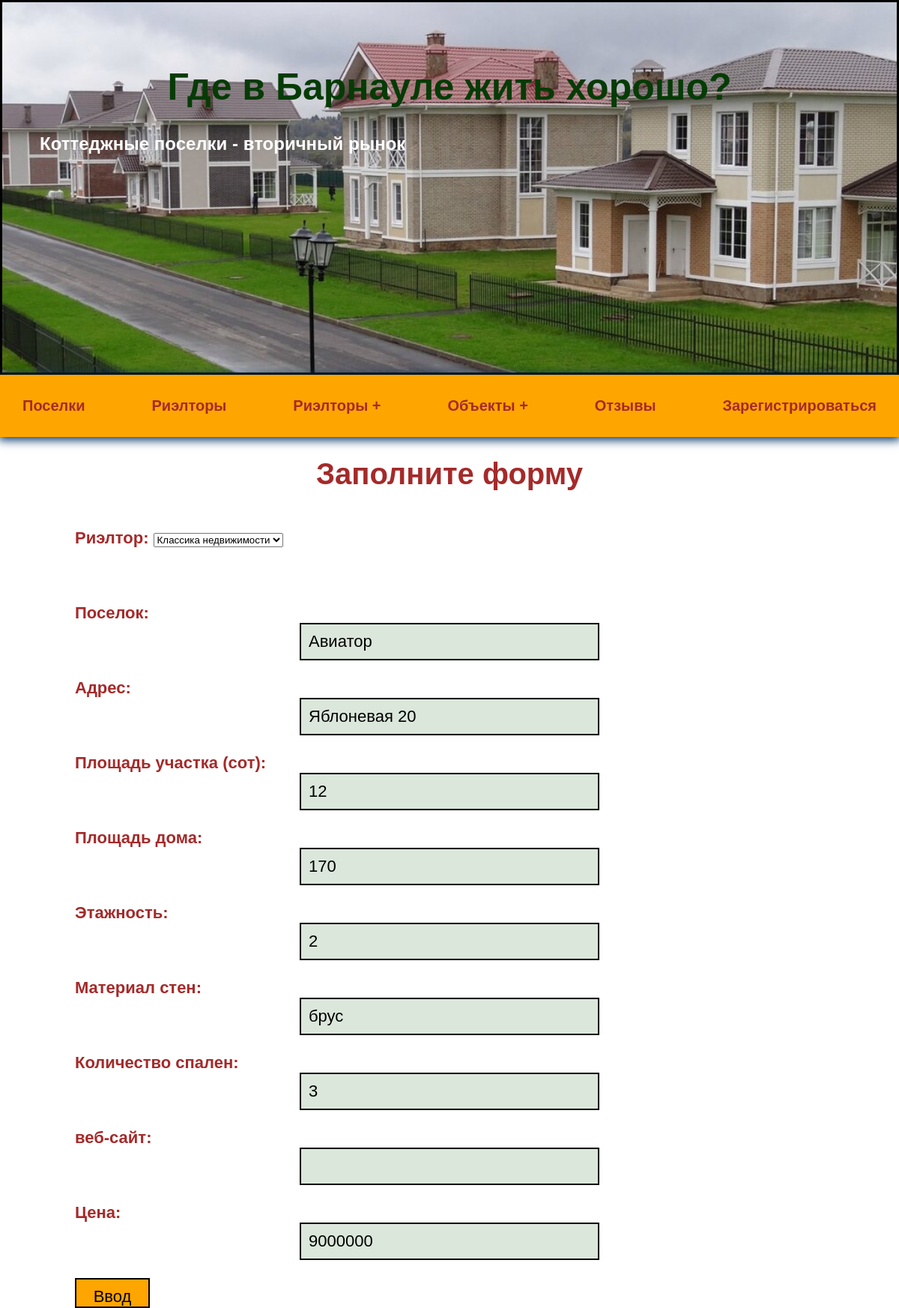
Page /realtors/update_cottage/41/ on the earlier database version.
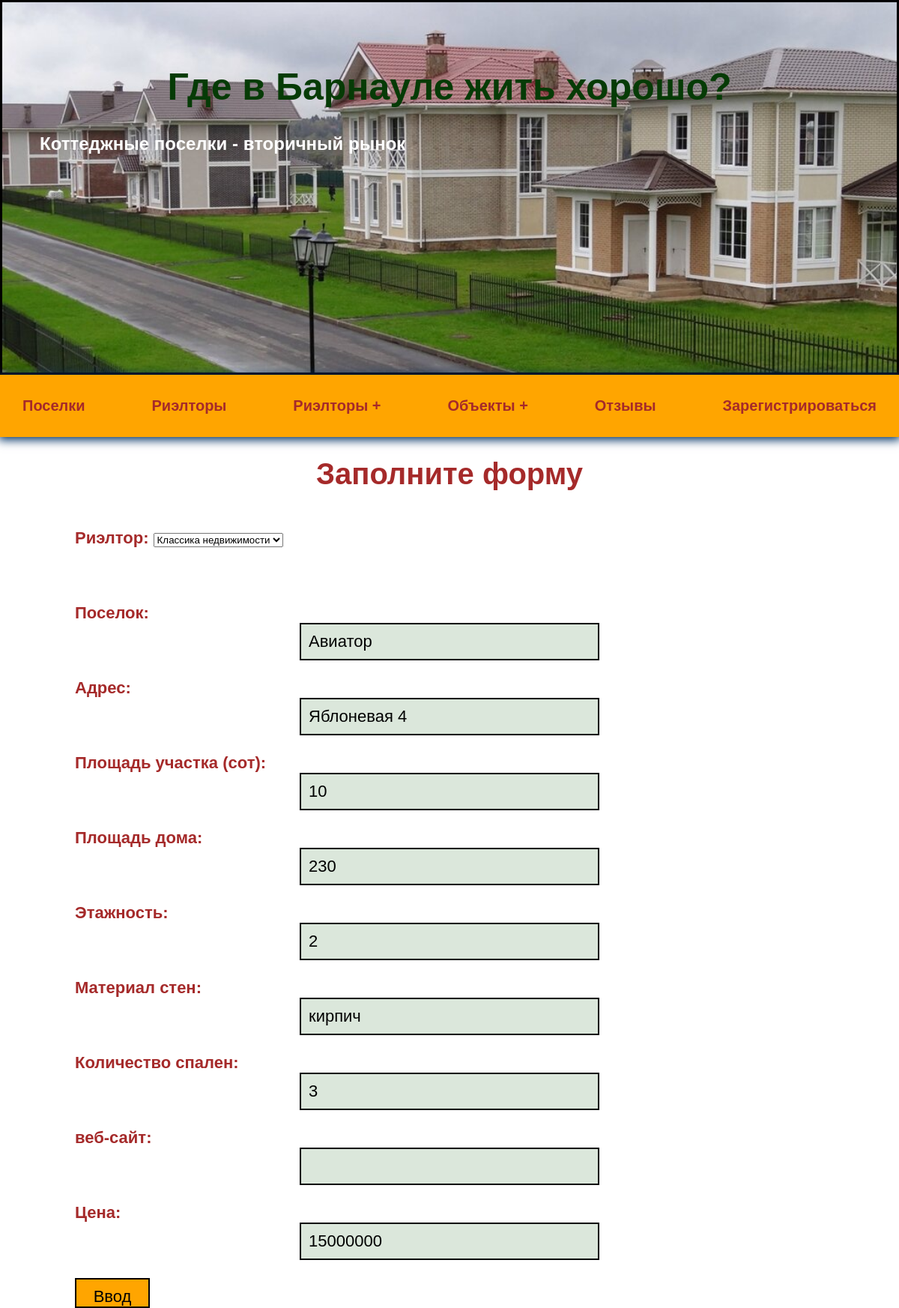
Same page on the later database version.
### realtors/models.py (models this page shows, shortened)
class Cottage(models.Model):
    rlt = models.ForeignKey(Realtor, on_delete=models.CASCADE)
    village = models.CharField(max_length=100)
    adress = models.CharField(max_length=200)
    land_area = models.IntegerField(default=0)
    house_area = models.IntegerField(default=0)
    floors = models.IntegerField(default=1)
    walls = models.CharField(max_length=100)
    bedrooms = models.IntegerField(default=1)
    web_site = models.CharField(max_length=200, blank=True)
    price = models.IntegerField(default=0)

### realtors/views.py (the view)
# urls.py: path('update_cottage/<str:pk>/', views.update_cottage, name="update_cottage"),
def update_cottage(request,pk):
    cottage = Cottage.objects.get(id=pk)
    form = CottageForm(instance=cottage)
    if request.method == "POST":
        form = CottageForm(request.POST,instance=cottage)
        print(form)
        if form.is_valid():
            form.save()
            return redirect('realtor', pk=cottage.rlt.id)
    context = {'form': form,
               'cottage': cottage}
    return render(request, 'realtors/form-cottage.html', context)

### realtors/forms.py
class CottageForm(ModelForm):
    class Meta():
        model = Cottage
        fields = ['rlt', 'village', 'adress', 'land_area', 'house_area', 'floors', 'walls', 'bedrooms', 'web_site', 'price']
        labels = {
            'rlt': 'Риэлтор',
            'village': 'Поселок',
            'adress': 'Адрес',
            'land_area': 'Площадь участка (сот)',
            'house_area': 'Площадь дома',
            'floors': 'Этажность',
            'walls': 'Материал стен',
            'bedrooms': 'Количество спален',
            'web_site': 'веб-сайт',
            'price': 'Цена'
        }

### realtors/models.py (called while the page is built)
    def __str__(self):
        return self.title

### realtors/templates/realtors/form-cottage.html (shortened to what this page needs)
{% extends 'villages/base.html' %}
{% block content %}
<h1>Заполните форму</h1>
<form class="form" method="post">
    {% for field in form %}
    <div class="form__field">
        <label for="formInput#text">{{ field.label }}: </label>
            {{ field }}
    </div>
    {% endfor %}
    <input class="cottage-input" type="submit" value="Ввод">
</form>
{% endblock %}

Differences in the rows shown:
changed Cottage "Классика недвижимости": adress "Яблоневая 20" → "Яблоневая 4"; land_area "12" → "10"; house_area "170" → "230"; walls "брус" → "кирпич"; price "9000000" → "15000000"
